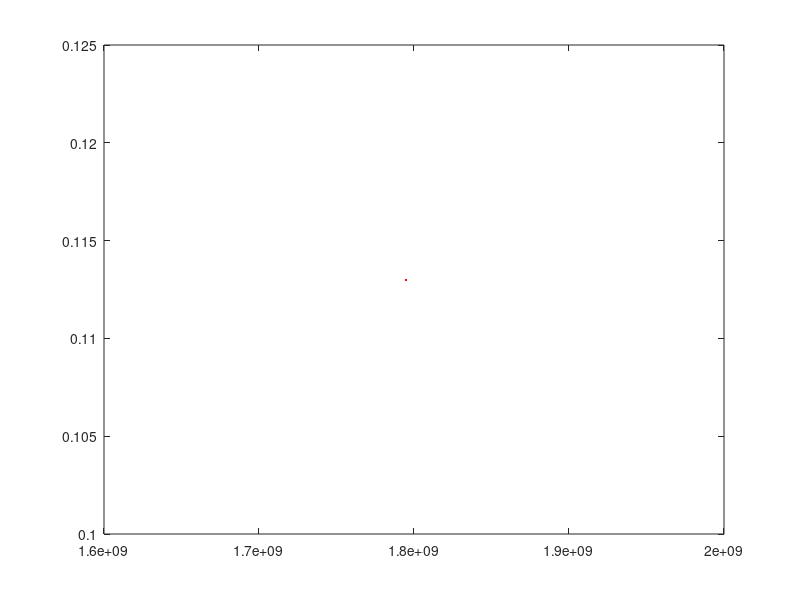

This figure's MATLAB source: (Note: this script raises an error after producing the figure.)
global Ts tstop

xref = sin(0.3*2*pi*time);

set(gcf, 'DefaultLineLineWidth', 1.5)
set(gca, 'FontSize', 24, 'FontWeight', 'bold')
plot(time, xref, 'r');
hold on
plot(time, x1, 'b');
xlabel('Time');
ylabel('Value');
title('Reference input and State x1');
legend('Reference', 'State x1');
grid on

figure;
set(gcf, 'DefaultLineLineWidth', 1.5)
set(gca, 'FontSize', 24, 'FontWeight', 'bold')
plot(0:Ts:tstop, control, 'b');
xlabel('Time');
ylabel('Value');
title('Control Input');
grid on

figure;
set(gcf, 'DefaultLineLineWidth', 1.5)
set(gca, 'FontSize', 24, 'FontWeight', 'bold')
plot(time, (xref - x1), 'r');
xlabel('Time');
ylabel('Value');
title('Tracking Error for x1');
grid on

figure;
set(gcf, 'DefaultLineLineWidth', 1.5)
set(gca, 'FontSize', 24, 'FontWeight', 'bold')
plot(time, obs_err, 'r');
xlabel('Time');
ylabel('Value');
title('State Estimation Error');
grid on